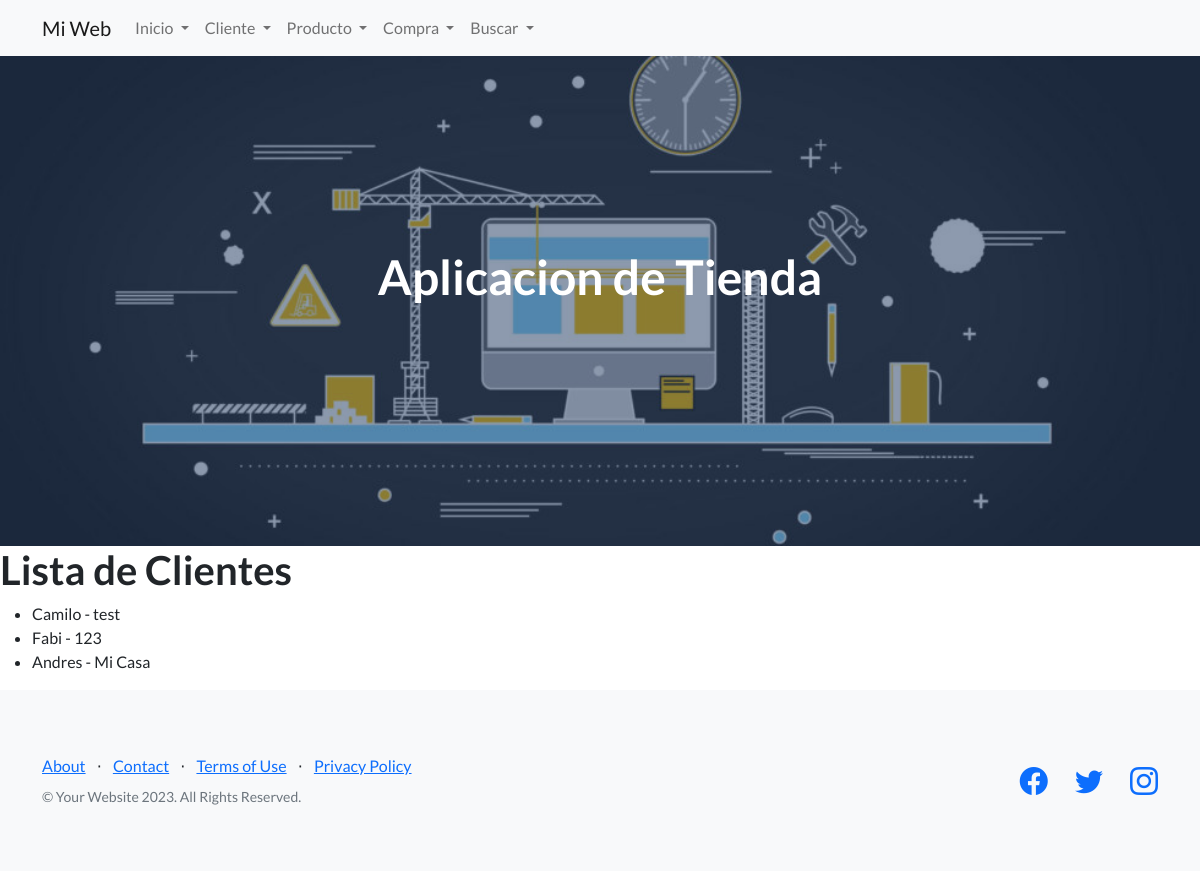
The app's page /App/Clientes with its own data.
### App/models.py (models this page shows, shortened)
class Cliente(models.Model):
    nombre = models.CharField(max_length=100)
    direccion = models.CharField(max_length=200)

### App/views.py (the view)
# urls.py: path('Clientes', views.cliente_list, name='cliente_list'),
def cliente_list(request):
    clientes = Cliente.objects.all()
    return render(request, 'App/cliente_list.html', {'clientes': clientes})

### App/templates/App/cliente_list.html
{% extends "App/padre.html" %}
{% load static %}
{% block contenidoquecambiar %}
<h1>Lista de Clientes</h1>
<ul>
    {% for cliente in clientes %}
        <li>{{ cliente.nombre }} - {{ cliente.direccion }}</li>
    {% endfor %}
</ul>
{% endblock %}

### records on screen
Cliente: nombre "Camilo", direccion "test"
Cliente: nombre "Fabi", direccion "123"
Cliente: nombre "Andres", direccion "Mi Casa"
